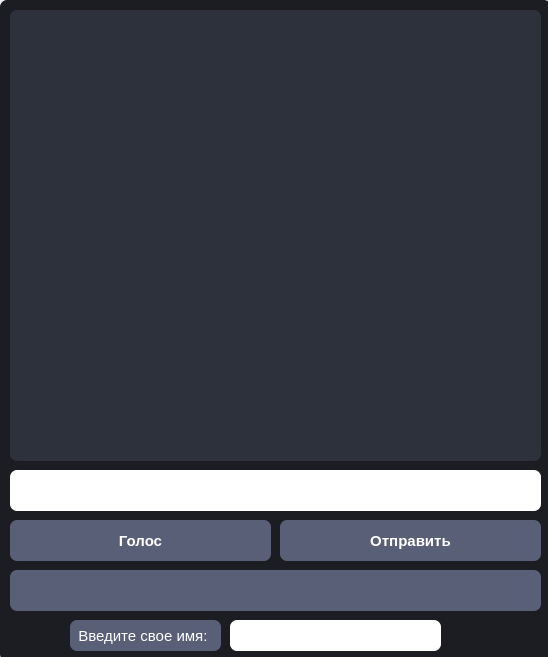
<?xml version="1.0" encoding="UTF-8"?>
<ui version="4.0">
 <class>MainWindow</class>
 <widget class="QMainWindow" name="MainWindow">
  <property name="geometry">
   <rect>
    <x>0</x>
    <y>0</y>
    <width>548</width>
    <height>657</height>
   </rect>
  </property>
  <property name="windowTitle">
   <string>MainWindow</string>
  </property>
  <widget class="QWidget" name="centralwidget">
   <widget class="QFrame" name="frame">
    <property name="geometry">
     <rect>
      <x>0</x>
      <y>0</y>
      <width>551</width>
      <height>661</height>
     </rect>
    </property>
    <property name="styleSheet">
     <string notr="true">QFrame{
	border-radius: 7px;
	background-color: #1B1D23;
}</string>
    </property>
    <property name="frameShape">
     <enum>QFrame::StyledPanel</enum>
    </property>
    <property name="frameShadow">
     <enum>QFrame::Raised</enum>
    </property>
    <widget class="QLineEdit" name="lineEdit">
     <property name="geometry">
      <rect>
       <x>10</x>
       <y>470</y>
       <width>531</width>
       <height>41</height>
      </rect>
     </property>
     <property name="font">
      <font>
       <family>Arial</family>
       <pointsize>14</pointsize>
       <weight>50</weight>
       <bold>false</bold>
      </font>
     </property>
     <property name="styleSheet">
      <string notr="true">QLineEdit{
	border-radius: 7px;
}</string>
     </property>
     <property name="text">
      <string/>
     </property>
     <property name="alignment">
      <set>Qt::AlignLeading|Qt::AlignLeft|Qt::AlignVCenter</set>
     </property>
     <property name="placeholderText">
      <string/>
     </property>
     <property name="clearButtonEnabled">
      <bool>true</bool>
     </property>
    </widget>
    <widget class="QPushButton" name="ent">
     <property name="geometry">
      <rect>
       <x>280</x>
       <y>520</y>
       <width>261</width>
       <height>41</height>
      </rect>
     </property>
     <property name="font">
      <font>
       <pointsize>11</pointsize>
       <weight>75</weight>
       <bold>true</bold>
      </font>
     </property>
     <property name="cursor">
      <cursorShape>PointingHandCursor</cursorShape>
     </property>
     <property name="styleSheet">
      <string notr="true">QPushButton{
	color: white;
	border-radius: 7px;
	background-color: #595F76;
}

QPushButton:hover{
	background-color: #50566E;
}

QPushButton:pressed{
	background-color: #434965;
}</string>
     </property>
     <property name="text">
      <string>Отправить</string>
     </property>
    </widget>
    <widget class="QPushButton" name="voi">
     <property name="geometry">
      <rect>
       <x>10</x>
       <y>520</y>
       <width>261</width>
       <height>41</height>
      </rect>
     </property>
     <property name="font">
      <font>
       <pointsize>11</pointsize>
       <weight>75</weight>
       <bold>true</bold>
      </font>
     </property>
     <property name="cursor">
      <cursorShape>PointingHandCursor</cursorShape>
     </property>
     <property name="styleSheet">
      <string notr="true">QPushButton{
	color: white;
	border-radius: 7px;
	background-color: #595F76;
}

QPushButton:hover{
	background-color: #50566E;
}

QPushButton:pressed{
	background-color: #434965;
}</string>
     </property>
     <property name="text">
      <string>Голос</string>
     </property>
    </widget>
    <widget class="QLabel" name="label">
     <property name="geometry">
      <rect>
       <x>10</x>
       <y>570</y>
       <width>531</width>
       <height>41</height>
      </rect>
     </property>
     <property name="styleSheet">
      <string notr="true">QLabel{
	color: white;
	border-radius: 7px;
	background-color: #595F76;
}
</string>
     </property>
     <property name="text">
      <string/>
     </property>
    </widget>
    <widget class="QTextBrowser" name="textBrowser">
     <property name="geometry">
      <rect>
       <x>10</x>
       <y>10</y>
       <width>531</width>
       <height>451</height>
      </rect>
     </property>
     <property name="font">
      <font>
       <family>Arial</family>
       <pointsize>14</pointsize>
      </font>
     </property>
     <property name="styleSheet">
      <string notr="true">color: white;
border-radius: 7px;
background-color: #2C313C;
</string>
     </property>
     <property name="html">
      <string>&lt;!DOCTYPE HTML PUBLIC &quot;-//W3C//DTD HTML 4.0//EN&quot; &quot;http://www.w3.org/TR/REC-html40/strict.dtd&quot;&gt;
&lt;html&gt;&lt;head&gt;&lt;meta name=&quot;qrichtext&quot; content=&quot;1&quot; /&gt;&lt;style type=&quot;text/css&quot;&gt;
p, li { white-space: pre-wrap; }
&lt;/style&gt;&lt;/head&gt;&lt;body style=&quot; font-family:'Arial'; font-size:14pt; font-weight:400; font-style:normal;&quot;&gt;
&lt;p style=&quot;-qt-paragraph-type:empty; margin-top:0px; margin-bottom:0px; margin-left:0px; margin-right:0px; -qt-block-indent:0; text-indent:0px;&quot;&gt;&lt;br /&gt;&lt;/p&gt;&lt;/body&gt;&lt;/html&gt;</string>
     </property>
    </widget>
    <widget class="QLineEdit" name="linename">
     <property name="geometry">
      <rect>
       <x>230</x>
       <y>620</y>
       <width>211</width>
       <height>31</height>
      </rect>
     </property>
     <property name="font">
      <font>
       <family>Arial</family>
       <pointsize>14</pointsize>
      </font>
     </property>
     <property name="styleSheet">
      <string notr="true">QLineEdit{
	border-radius: 7px;
}</string>
     </property>
    </widget>
    <widget class="QLabel" name="label_2">
     <property name="geometry">
      <rect>
       <x>70</x>
       <y>620</y>
       <width>151</width>
       <height>31</height>
      </rect>
     </property>
     <property name="font">
      <font>
       <pointsize>11</pointsize>
      </font>
     </property>
     <property name="styleSheet">
      <string notr="true">QLabel{
	color: white;
	border-radius: 7px;
	background-color: #595F76;
}
</string>
     </property>
     <property name="text">
      <string>  Введите свое имя:</string>
     </property>
    </widget>
   </widget>
  </widget>
 </widget>
 <resources/>
 <connections/>
</ui>
